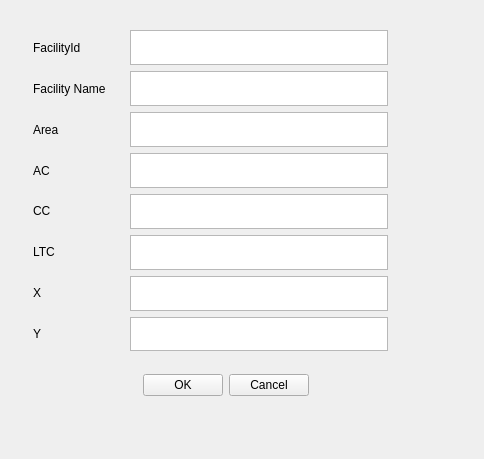
<?xml version="1.0" encoding="UTF-8"?>
<ui version="4.0">
 <class>NewFacility</class>
 <widget class="QWidget" name="NewFacility">
  <property name="geometry">
   <rect>
    <x>0</x>
    <y>0</y>
    <width>484</width>
    <height>459</height>
   </rect>
  </property>
  <property name="windowTitle">
   <string>Form</string>
  </property>
  <widget class="QWidget" name="layoutWidget">
   <property name="geometry">
    <rect>
     <x>130</x>
     <y>30</y>
     <width>258</width>
     <height>321</height>
    </rect>
   </property>
   <layout class="QVBoxLayout" name="verticalLayout_2">
    <item>
     <widget class="QTextEdit" name="id"/>
    </item>
    <item>
     <widget class="QTextEdit" name="name"/>
    </item>
    <item>
     <widget class="QTextEdit" name="area"/>
    </item>
    <item>
     <widget class="QTextEdit" name="ac"/>
    </item>
    <item>
     <widget class="QTextEdit" name="cc"/>
    </item>
    <item>
     <widget class="QTextEdit" name="ltc"/>
    </item>
    <item>
     <widget class="QTextEdit" name="x"/>
    </item>
    <item>
     <widget class="QTextEdit" name="y"/>
    </item>
   </layout>
  </widget>
  <widget class="QWidget" name="layoutWidget_2">
   <property name="geometry">
    <rect>
     <x>33</x>
     <y>30</y>
     <width>93</width>
     <height>321</height>
    </rect>
   </property>
   <layout class="QVBoxLayout" name="verticalLayout">
    <item>
     <widget class="QLabel" name="label_6">
      <property name="text">
       <string>FacilityId</string>
      </property>
     </widget>
    </item>
    <item>
     <widget class="QLabel" name="label">
      <property name="text">
       <string>Facility Name</string>
      </property>
     </widget>
    </item>
    <item>
     <widget class="QLabel" name="label_2">
      <property name="text">
       <string>Area</string>
      </property>
     </widget>
    </item>
    <item>
     <widget class="QLabel" name="label_3">
      <property name="text">
       <string>AC</string>
      </property>
     </widget>
    </item>
    <item>
     <widget class="QLabel" name="label_4">
      <property name="text">
       <string>CC</string>
      </property>
     </widget>
    </item>
    <item>
     <widget class="QLabel" name="label_5">
      <property name="text">
       <string>LTC</string>
      </property>
     </widget>
    </item>
    <item>
     <widget class="QLabel" name="label_7">
      <property name="text">
       <string>X</string>
      </property>
     </widget>
    </item>
    <item>
     <widget class="QLabel" name="label_8">
      <property name="text">
       <string>Y</string>
      </property>
     </widget>
    </item>
   </layout>
  </widget>
  <widget class="QWidget" name="layoutWidget_3">
   <property name="geometry">
    <rect>
     <x>20</x>
     <y>370</y>
     <width>411</width>
     <height>31</height>
    </rect>
   </property>
   <layout class="QHBoxLayout" name="horizontalLayout">
    <item>
     <spacer name="horizontalSpacer">
      <property name="orientation">
       <enum>Qt::Horizontal</enum>
      </property>
      <property name="sizeHint" stdset="0">
       <size>
        <width>98</width>
        <height>20</height>
       </size>
      </property>
     </spacer>
    </item>
    <item>
     <layout class="QGridLayout" name="gridLayout_2">
      <item row="0" column="0">
       <widget class="QPushButton" name="okBtn">
        <property name="text">
         <string>OK</string>
        </property>
       </widget>
      </item>
      <item row="0" column="1">
       <widget class="QPushButton" name="cancelBtn">
        <property name="text">
         <string>Cancel</string>
        </property>
       </widget>
      </item>
     </layout>
    </item>
    <item>
     <spacer name="horizontalSpacer_2">
      <property name="orientation">
       <enum>Qt::Horizontal</enum>
      </property>
      <property name="sizeHint" stdset="0">
       <size>
        <width>98</width>
        <height>20</height>
       </size>
      </property>
     </spacer>
    </item>
   </layout>
  </widget>
 </widget>
 <resources/>
 <connections/>
</ui>
